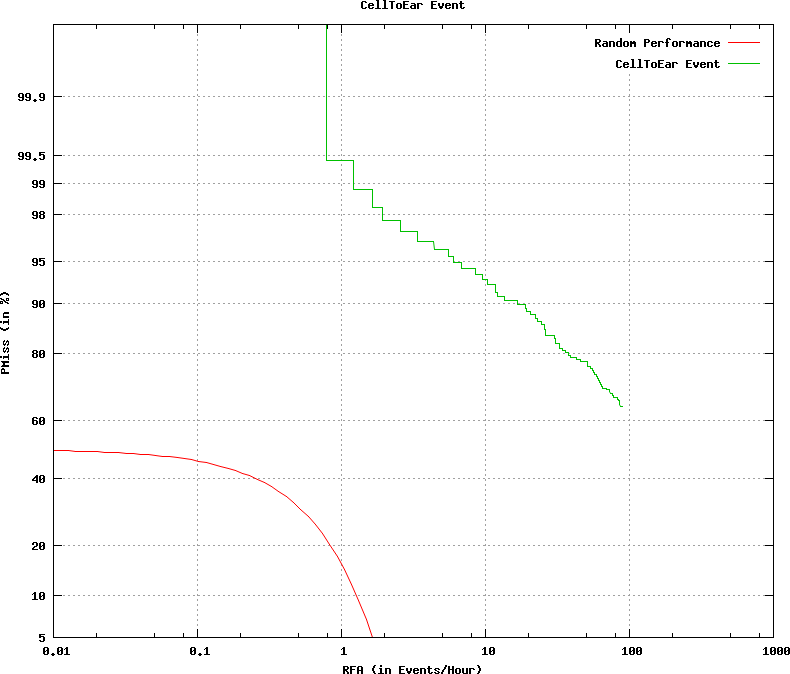

This chart was generated by the following gnuplot code:
set terminal postscript color
set noxzeroaxis
set noyzeroaxis
### Using xScale = log
### Using yScale = nd
set style fill  transparent solid 0.10 noborder
### keyLoc=top keySpacing=0.7 keyFontFace=medium keyFontSize=
set key top samplen 1 spacing 0.7  font "medium,"
set size ratio 0.85
set title 'CellToEar Event'
set grid
set pointsize 3
set ylabel 'PMiss (in %)'
set xlabel 'RFA (in Events/Hour)'

set xtics 
set logscale x
set noytics
set ytics ('5' -1.6449, '10' -1.2816, '20' -0.8416, '40' -0.2533, '60' 0.2533, '80' 0.8416, '90' 1.2816, '95' 1.6449, '98' 2.0537, '99' 2.3263, '99.5' 2.5758, '99.9' 3.0902)
plot [0.01:1000] [-1.64485362793551:3.7190172740417] \
  -x title 'Random Performance' with lines lc 1,\
    'test.det.CellToEar_Event.dat.1' using 5:2 title 'CellToEar Event' with  lines  lc 2
